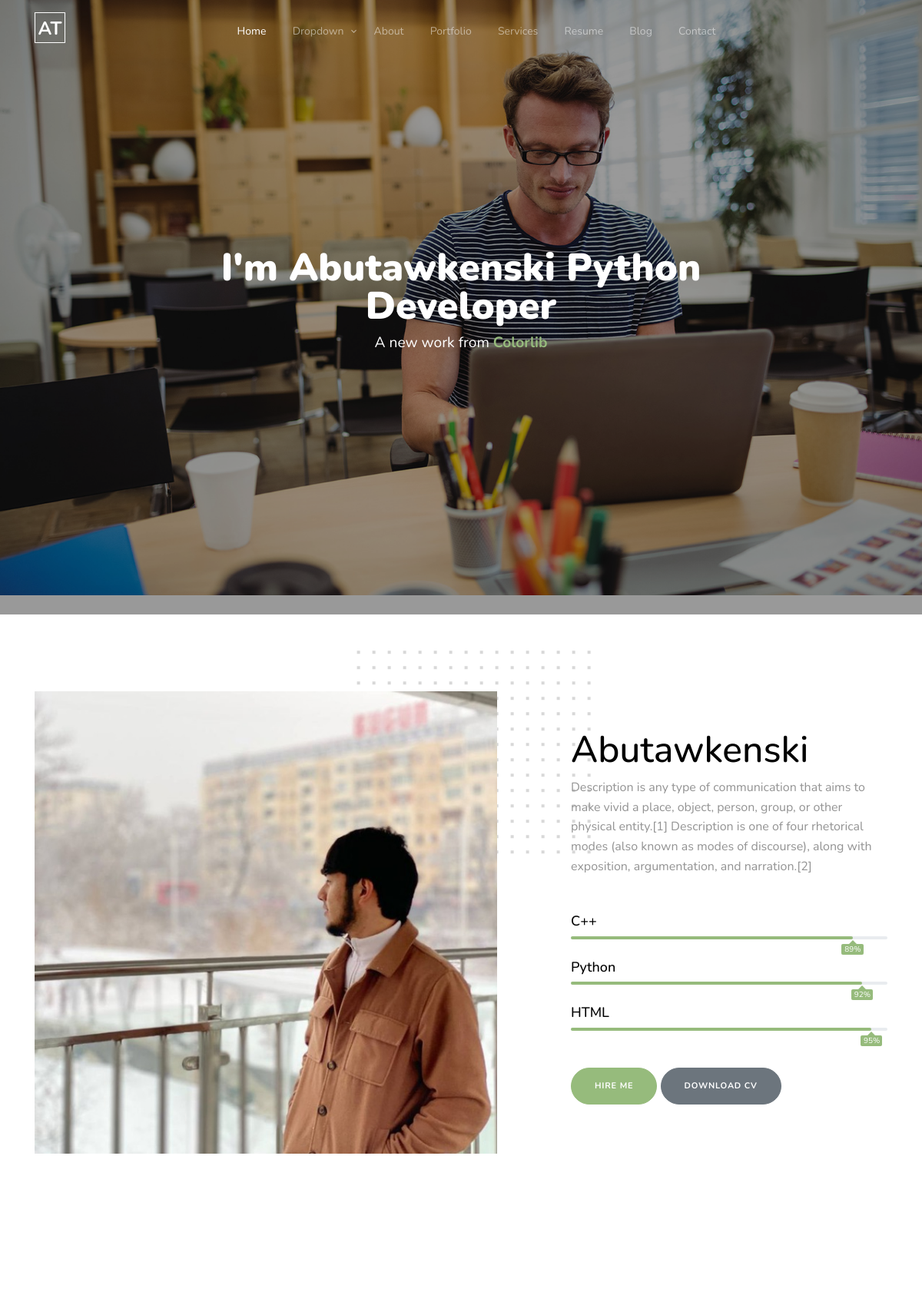
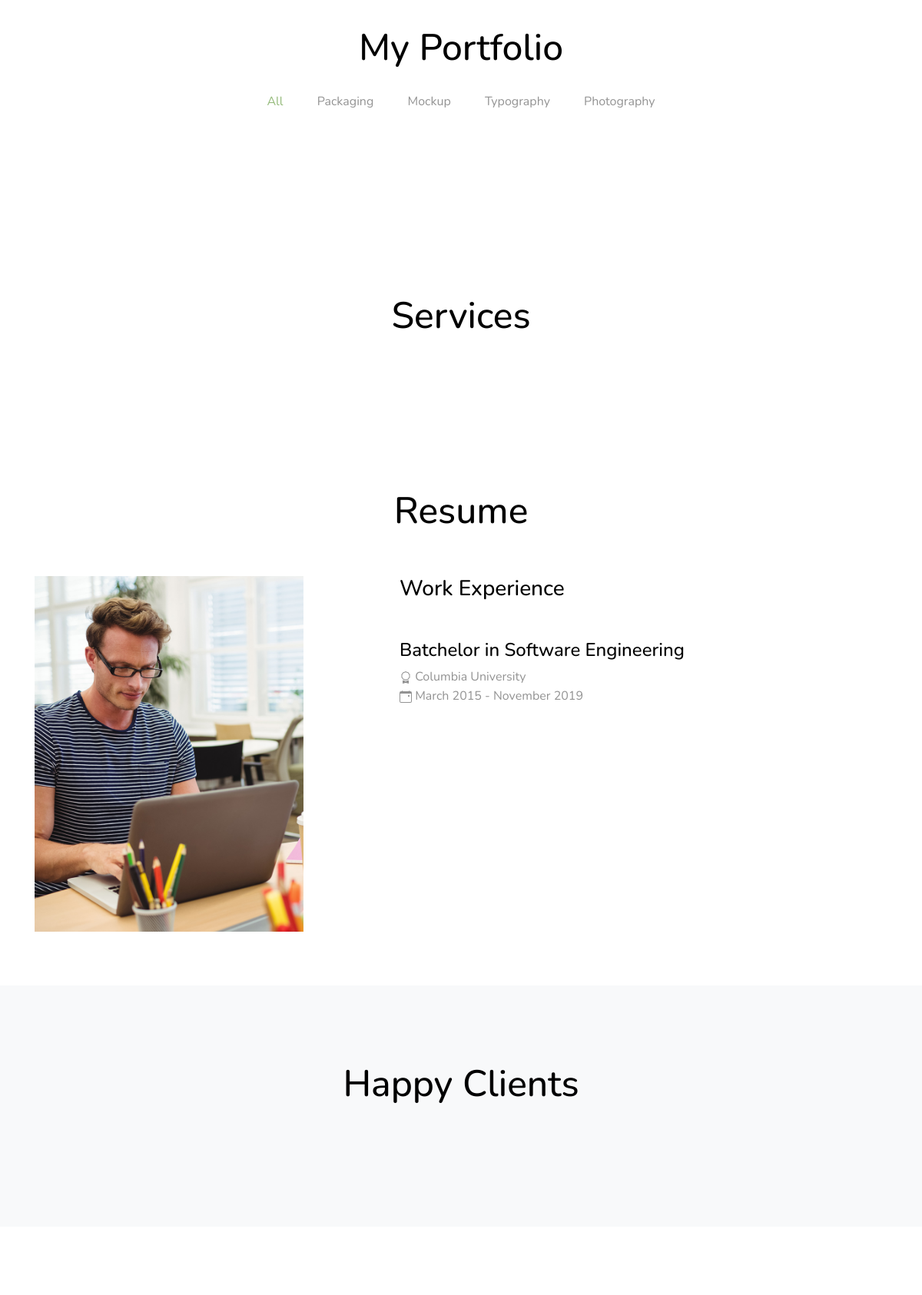
The page / (upper part) on the database its author committed (2 pictures, top to bottom).
### orbit/models.py (models this page shows, shortened)
class About(models.Model):
    title = models.CharField(max_length=200)
    description = models.TextField()
    image = models.FileField(upload_to='about/')
    c_plus = models.IntegerField()
    python = models.IntegerField()
    html = models.IntegerField()
    create_date = models.DateTimeField(auto_now_add=True)
    update_date = models.DateTimeField(auto_now=True)

### orbit/views.py (the view)
# urls.py: path("", index, name='index')
def index(request):
    about = About.objects.all()
    porfolio = Portfolio.objects.all()
    category = Category.objects.all()
    server = Server.objects.all()
    resume = Resume.objects.all()
    cleant = Cleant.objects.all()
    form = ContactForm(request.POST or None)
    if form.is_valid():
        form.save()
        return redirect('.')
    ctx = {
        "about": about,
        "portfolio": porfolio,
        "category": category,
        "server": server,
        "resume": resume,
        "cleant": cleant,
        'form': form
    }
    return render(request, 'index.html', ctx)

### templates/index.html (shortened to what this page needs)
<!doctype html>
{% load static %}
<html lang="en">
<head>
    <link rel="stylesheet" href="{% static 'css/bootstrap.min.css' %}">
    <link rel="stylesheet" href="{% static 'css/owl.carousel.min.css' %}">
    <link rel="stylesheet" href="{% static 'css/owl.theme.default.min.css' %}">
    <link rel="stylesheet" href="{% static 'css/jquery.fancybox.min.css' %}">
    <link rel="stylesheet" href="{% static 'fonts/icomoon/style.css' %}">
    <link rel="stylesheet" href="{% static 'fonts/flaticon/font/flaticon.css' %}">
    <link rel="stylesheet" href="{% static 'css/aos.css' %}">
    <link rel="stylesheet" href="{% static 'css/style.css' %}">
</head>
<body data-spy="scroll" data-target=".site-navbar-target" data-offset="100">
<nav class="site-nav js-site-navbar mb-5 site-navbar-target">
    <div class="container">
        <div class="site-navigation text-center">
            <a href="index-2.html" class="d-block text-center float-left logo">AT</a>
            <ul class="js-clone-nav ml-0 pl-0 d-none d-lg-inline-block site-menu mx-auto text-center">
                <li class="active"><a href="#home-section" class="nav-link">Home</a></li>
                <li class="has-children">
                    <a href="#" class="nav-link">Dropdown</a>
                </li>
                <li><a href="#about-section" class="nav-link">About</a></li>
                <li><a href="#portfolio-section" class="nav-link">Portfolio</a></li>
                <li><a href="#services-section" class="nav-link">Services</a></li>
                <li><a href="#resume-section" class="nav-link">Resume</a></li>
                <li><a href="#blog-section" class="nav-link">Blog</a></li>
                <li><a href="#contact-section" class="nav-link">Contact</a></li>
            </ul>
        </div>
    </div>
</nav>
<div class="site-blocks-cover overlay" style="background-image: url({% static 'images/hero_img.jpg' %});" data-aos="fade"
     data-stellar-background-ratio="0.5" id="home-section">
    <div class="container">
        <div class="row align-items-center justify-content-center text-center">
            <div class="col-lg-8">
                <h1 class="text-white" data-aos="fade-up" data-aos-delay="0">I'm Abutawkenski Python
                    Developer</h1>
                <p data-aos="fade-up" data-aos-delay="100">A new work from <a href="https://colorlib/.com"
                                                                              class="font-weight-bold" target="_blank">Colorlib</a>
                </p>
            </div>
        </div>
    </div>
</div>
<section class="site-section" id="about-section">
    <div class="container">
        <div class="row mb-5 align-items-center">
            {% for i in about %}
            <div class="col-lg-7 pr-lg-5 mb-5 mb-lg-0" data-aos="fade-up" data-aos-delay="0">
                <div class="img-wrap">
                    <img src="{{i.image.url}}" alt="Image placeholder" class="img-fluid">
                </div>
            </div>
            <div class="col-lg-5 pl-lg-5" data-aos="fade-up" data-aos-delay="100">
                <div class="section-heading">
                    <h2>{{ i.title }}</h2>
                </div>
                <p>{{ i.description }}</p>
                <div class="my-5">
                    <div class="skill">
                        <h3>C++</h3>
                        <div class="progress">
                            <div class="progress-bar" role="progressbar" style="width: {{ i.c_plus }}%" aria-valuenow="{{i.c_plus }}"
                                 aria-valuemin="0" aria-valuemax="100">
                                <span>{{ i.c_plus }}%</span>
                            </div>
                        </div>
                    </div>
                    <div class="skill">
                        <h3>Python</h3>
                        <div class="progress">
                            <div class="progress-bar" role="progressbar" style="width: {{ i.python }}%" aria-valuenow="{{ i_python }}"
                                 aria-valuemin="0" aria-valuemax="100">
                                <span>{{ i.python }}%</span>
                            </div>
                        </div>
                    </div>
                    <div class="skill">
                        <h3>HTML</h3>
                        <div class="progress">
                            <div class="progress-bar" role="progressbar" style="width: {{ i.html}}%" aria-valuenow="{{i.html}}"
                                 aria-valuemin="0" aria-valuemax="100">
                                <span>{{i.html}}%</span>
                            </div>
                        </div>
                    </div>
                </div>
                <p>
                    <a href="#contact-section" class="btn btn-primary smoothscroll">Hire Me</a>
                    <a href="#" class="btn btn-secondary">Download CV</a>
                </p>
            </div>
            {% endfor %}
        </div>
    </div>
</section>
<section class="untree_co-section" id="portfolio-section">
    <div class="container">
        <div class="row">
            <div class="section-heading text-center col-md-12" data-aos="fade-up" data-aos-delay="0">
                <h2>My Portfolio</h2>
            </div>
        </div>
        <div class="filters" data-aos="fade-up" data-aos-delay="100">
            <ul>
                <li class="active" data-filter="*">All</li>
                <li data-filter=".packaging">Packaging</li>
                <li data-filter=".mockup">Mockup</li>
                <li data-filter=".typography">Typography</li>
                <li data-filter=".photography">Photography</li>
            </ul>
        </div>
    </div>
</section>
<div class="untree_co-section" id="services-section">
    <div class="container">
        <div class="row">
            <div class="section-heading text-center col-md-12 mb-5" data-aos="fade-up" data-aos-delay="0">
                <h2>Services</h2>
            </div>
        </div>
    </div>
</div>
<div class="untree_co-section" id="resume-section">
    <div class="container">
        <div class="row">
            <div class="section-heading text-center col-md-12 mb-5" data-aos="fade-up" data-aos-delay="0">
                <h2>Resume</h2>
            </div>
        </div>
        <div class="row">
            <div class="col-lg-4" data-aos="fade-up" data-aos-delay="100">
                <img src="{% static 'images/image_1_long.jpg' %}" alt="Image" class="img-fluid">
            </div>
            <div class="col-lg-7 ml-auto" data-aos="fade-up" data-aos-delay="200">
                <h3 class="mb-5">Work Experience</h3>
                    <div>
                        <h4>Batchelor in Software Engineering</h4>
                        <div class="d-flex">
                            <div class="d-flex resume-meta">
<span class="mr-3">
<span class="icon">
</span>
<span>Columbia University</span>
</span>
                            </div>
                        </div>
                    </div>
                    <div class="ml-auto resume-meta">
<span class="icon">
</span>
                        <span>March 2015 - November 2019 </span>
                    </div>
                </div>
            </div>
        </div>
    </div>
<div class="site-section bg-light" id="testimonials-section">
    <div class="container">
        <div class="row mb-5">
            <div class="col-md-12" data-aos="fade-up" data-aos-delay="0">
                <div class="section-heading text-center">
                    <h2>Happy Clients</h2>
                </div>
            </div>
        </div>
    </div>
</div>
<div class="site-section" id="blog-section">
</div>
</body>
</html>

### rows shown on the page
About: image (picture), title "Abutawkenski", description "Description is any type of communication that aims to make vivid a place, object, person, group, or other physical entity.[1] Description is one of four rhetorical modes (also known as modes of discourse), along with exposition, argumentation, and narration.[2]", c_plus "89", python "92", html "95"
